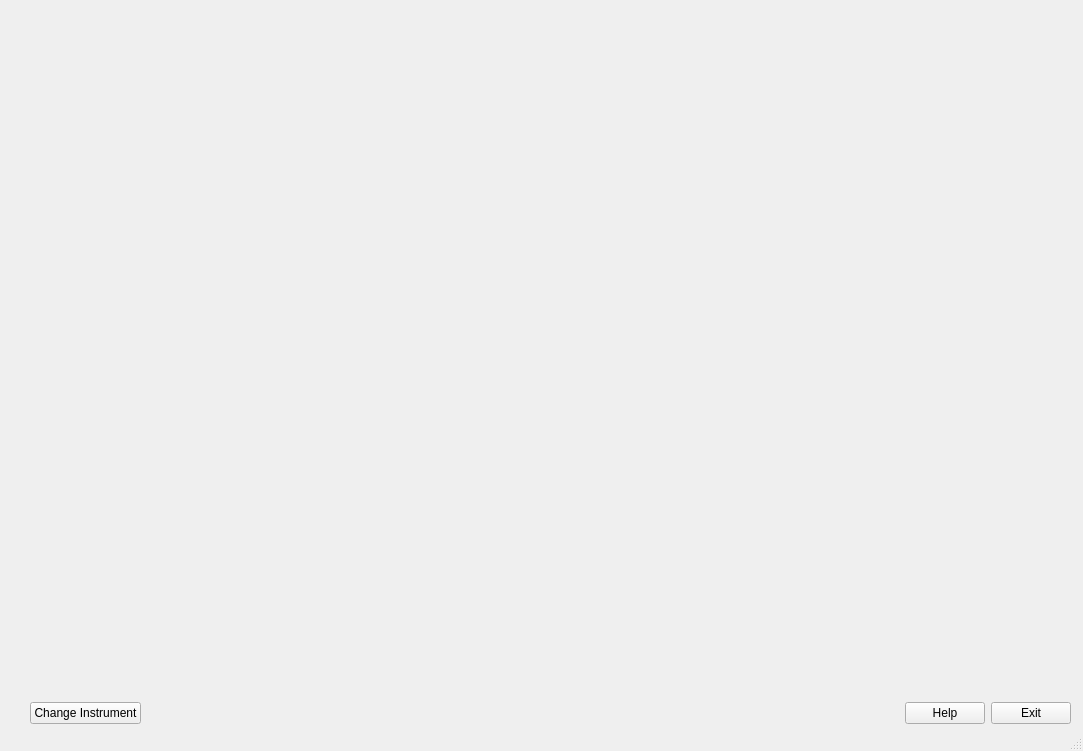
<?xml version="1.0" encoding="UTF-8"?>
<ui version="4.0">
 <class>MainWindow</class>
 <widget class="QMainWindow" name="MainWindow">
  <property name="geometry">
   <rect>
    <x>0</x>
    <y>0</y>
    <width>1083</width>
    <height>751</height>
   </rect>
  </property>
  <property name="windowTitle">
   <string>MainWindow</string>
  </property>
  <widget class="QWidget" name="centralwidget">
   <widget class="QWidget" name="interfaceWidget" native="true">
    <property name="geometry">
     <rect>
      <x>10</x>
      <y>10</y>
      <width>1061</width>
      <height>691</height>
     </rect>
    </property>
   </widget>
   <widget class="QWidget" name="layoutWidget">
    <property name="geometry">
     <rect>
      <x>30</x>
      <y>700</y>
      <width>1041</width>
      <height>27</height>
     </rect>
    </property>
    <layout class="QHBoxLayout" name="horizontalLayout">
     <item>
      <widget class="QPushButton" name="btnInstrument">
       <property name="text">
        <string>Change Instrument</string>
       </property>
      </widget>
     </item>
     <item>
      <spacer name="horizontalSpacer">
       <property name="orientation">
        <enum>Qt::Horizontal</enum>
       </property>
       <property name="sizeHint" stdset="0">
        <size>
         <width>40</width>
         <height>20</height>
        </size>
       </property>
      </spacer>
     </item>
     <item>
      <widget class="QPushButton" name="helpButton">
       <property name="text">
        <string>Help</string>
       </property>
      </widget>
     </item>
     <item>
      <widget class="QPushButton" name="btnExit">
       <property name="text">
        <string>Exit</string>
       </property>
      </widget>
     </item>
    </layout>
   </widget>
  </widget>
  <widget class="QMenuBar" name="menubar">
   <property name="geometry">
    <rect>
     <x>0</x>
     <y>0</y>
     <width>1083</width>
     <height>22</height>
    </rect>
   </property>
  </widget>
  <widget class="QStatusBar" name="statusbar"/>
 </widget>
 <resources/>
 <connections/>
</ui>
